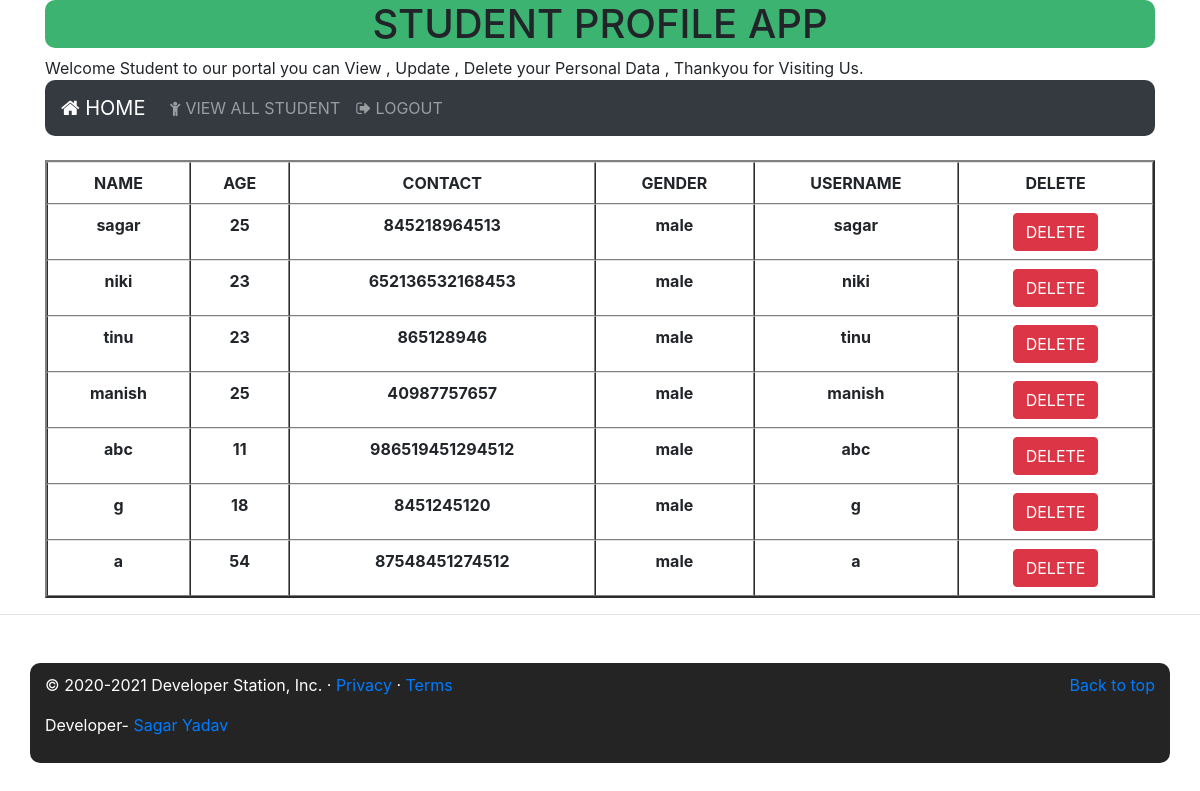
Screenshot of /allstudentdetails with the database file from the repository.
### app13/models.py (models this page shows)
class studentmodel(models.Model):
    name=models.CharField(max_length=30)
    age=models.IntegerField()
    contact=models.IntegerField(unique=True)
    gender=models.CharField(max_length=10)
    username=models.CharField(max_length=30,unique=True,default=False)

### app13/views.py (the view)
# urls.py: path('allstudentdetails',views.allstudentdetails,name="allstudentdetails"),
def allstudentdetails(request):
    stu = studentmodel.objects.all()
    return render(request,"allstudentdetails.html",{"data":stu})

### templates/allstudentdetails.html (shortened to what this page needs)
{% include 'admincommon.html' %}
<div class="container mt-4" >
<div style="text-align: center">
<table class="table table-hover table-responsive-lg" id="example" border="2" >
    <tr align="center">
        <th>NAME</th> <th>AGE</th> <th>CONTACT</th> <th>GENDER</th> <th>USERNAME</th><th>DELETE</th>
    </tr>
{% for x in data %}
    <tr align="center"  >
            <th>{{ x.name }}</th>
            <th>{{ x.age }}</th>
            <th>{{ x.contact }}</th>
            <th>{{ x.gender }}</th>
            <th>{{ x.username }}
            </th>
        <form action="{% url 'allstudentdetails_delete' %}" method="post">
            <th><input type="hidden" value="{{ x.username }}" name="d1">
                <button type="submit" class="btn btn-danger">DELETE</button>
            </th>
        </form>
    </tr>
{% endfor %}
</table>
</div>
</div>
<hr class="featurette-divider">
    <footer class="container my-5">
        <p class="float-right"><a   href="#">Back to top</a></p>
        <p>© 2020-2021 Developer Station, Inc. · <a href="#">Privacy</a> · <a href="#">Terms</a></p>
        <p>Developer- <a href="#">Sagar Yadav</a></p>
    </footer>

### templates/admincommon.html (shortened to what this page needs)
{% load static %}
<!doctype html>
<html lang="en">
  <head>
<link rel="stylesheet" href="https://stackpath.bootstrapcdn.com/bootstrap/4.5.0/css/bootstrap.min.css"
>
<link rel="stylesheet" href="https://use.fontawesome.com/releases/v5.7.0/css/all.css"
>
<link rel="stylesheet" href="{% static 'css/footer.css' %}">
<link rel="stylesheet" href="https://cdnjs.cloudflare.com/ajax/libs/font-awesome/4.7.0/css/font-awesome.min.css">
     <link rel="stylesheet" href="https://cdn.datatables.net/1.10.21/css/jquery.dataTables.min.css">
<link rel="stylesheet" href="https://cdn.datatables.net/buttons/1.6.2/css/buttons.dataTables.min.css">
       </head>
  <body>
  <div class="container">
    <h1 align="center" style="background-color: mediumseagreen" class="topnav">STUDENT PROFILE APP</h1>
<marquee width= 100%" direction="left" height="40px">
Welcome Student to our portal you can View , Update , Delete your Personal Data , Thankyou for Visiting Us.
</marquee>
<nav class="navbar navbar-expand-lg navbar-dark bg-dark mynav" >
  <a class="navbar-brand" href="{% url 'adminhome' %}"><i class="fa fa-home" aria-hidden="true"></i> HOME</a>
  <div class="collapse navbar-collapse" id="navbarNav">
    <ul class="navbar-nav">
      <li class="nav-item ">
        <a class="nav-link" href="{% url 'allstudentdetails' %}"><i class="fa fa-child" aria-hidden="true"></i> VIEW ALL STUDENT <span class="sr-only">(current)</span></a>
      </li>
      <li class="nav-item">
        <a class="nav-link" href="{% url 'logout_admin' %}"><i class="fa fa-sign-out" aria-hidden="true"></i> LOGOUT</a>
      </li>
    </ul>
  </div>
</nav>
  </div>
  </body>
</html>

### app13/static/css/footer.css (style rules this page uses)
footer { left: 0; bottom: 0; right: 0; width: 100%; background-color: rgba(0,0,0,0.86); color: white; text-align: left; border-radius: 10px; padding: 10px; }
.mynav { border-radius: 10px; }
.topnav { border-radius: 10px; }

### rows the page displays
studentmodel: name "sagar", age "25", contact "845218964513", gender "male", username "sagar"
studentmodel: name "niki", age "23", contact "652136532168453", gender "male", username "niki"
studentmodel: name "tinu", age "23", contact "865128946", gender "male", username "tinu"
studentmodel: name "manish", age "25", contact "40987757657", gender "male", username "manish"
studentmodel: name "abc", age "11", contact "986519451294512", gender "male", username "abc"
studentmodel: name "g", age "18", contact "8451245120", gender "male", username "g"
studentmodel: name "a", age "54", contact "87548451274512", gender "male", username "a"
